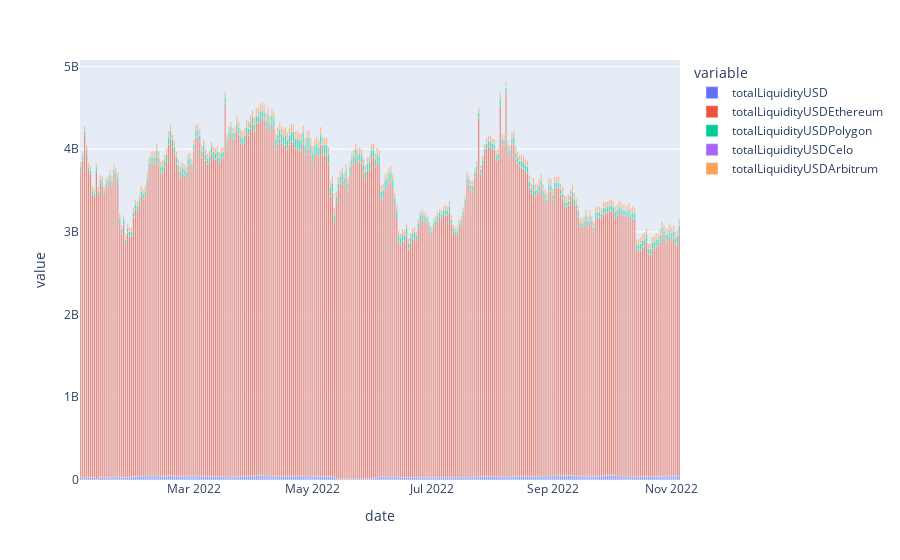

The notebook cell saved with this chart:
### Code cell
px.bar(df[df.date > '2022-01-01'], x='date', y=cols)

### Figure 1 — Plotly figure (JSON) as saved in the notebook; plotly's stock layout.template omitted (floating-point values rounded to 4 significant figures; data arrays with more than 128 entries replaced by an {"elided": "..."} marker saying what was removed)
{"data": [{"alignmentgroup": "True", "hovertemplate": "variable=totalLiquidityUSD<br>date=%{x}<br>value=%{y}<extra></extra>", "legendgroup": "totalLiquidityUSD", "marker": {"color": "#636efa", "pattern": {"shape": ""}}, "name": "totalLiquidityUSD", "offsetgroup": "totalLiquidityUSD", "orientation": "v", "showlegend": true, "textposition": "auto", "type": "bar", "x": {"elided": "308 str values"}, "xaxis": "x", "y": {"elided": "308 float values"}, "yaxis": "y"}, {"alignmentgroup": "True", "hovertemplate": "variable=totalLiquidityUSDEthereum<br>date=%{x}<br>value=%{y}<extra></extra>", "legendgroup": "totalLiquidityUSDEthereum", "marker": {"color": "#EF553B", "pattern": {"shape": ""}}, "name": "totalLiquidityUSDEthereum", "offsetgroup": "totalLiquidityUSDEthereum", "orientation": "v", "showlegend": true, "textposition": "auto", "type": "bar", "x": {"elided": "308 str values"}, "xaxis": "x", "y": {"elided": "308 float values"}, "yaxis": "y"}, {"alignmentgroup": "True", "hovertemplate": "variable=totalLiquidityUSDPolygon<br>date=%{x}<br>value=%{y}<extra></extra>", "legendgroup": "totalLiquidityUSDPolygon", "marker": {"color": "#00cc96", "pattern": {"shape": ""}}, "name": "totalLiquidityUSDPolygon", "offsetgroup": "totalLiquidityUSDPolygon", "orientation": "v", "showlegend": true, "textposition": "auto", "type": "bar", "x": {"elided": "308 str values"}, "xaxis": "x", "y": {"elided": "308 float values"}, "yaxis": "y"}, {"alignmentgroup": "True", "hovertemplate": "variable=totalLiquidityUSDCelo<br>date=%{x}<br>value=%{y}<extra></extra>", "legendgroup": "totalLiquidityUSDCelo", "marker": {"color": "#ab63fa", "pattern": {"shape": ""}}, "name": "totalLiquidityUSDCelo", "offsetgroup": "totalLiquidityUSDCelo", "orientation": "v", "showlegend": true, "textposition": "auto", "type": "bar", "x": {"elided": "308 str values"}, "xaxis": "x", "y": {"elided": "308 float values"}, "yaxis": "y"}, {"alignmentgroup": "True", "hovertemplate": "variable=totalLiquidityUSDArbitrum<br>date=%{x}<br>value=%{y}<extra></extra>", "legendgroup": "totalLiquidityUSDArbitrum", "marker": {"color": "#FFA15A", "pattern": {"shape": ""}}, "name": "totalLiquidityUSDArbitrum", "offsetgroup": "totalLiquidityUSDArbitrum", "orientation": "v", "showlegend": true, "textposition": "auto", "type": "bar", "x": {"elided": "308 str values"}, "xaxis": "x", "y": {"elided": "308 float values"}, "yaxis": "y"}], "layout": {"barmode": "relative", "legend": {"title": {"text": "variable"}, "tracegroupgap": 0}, "margin": {"t": 60}, "xaxis": {"anchor": "y", "domain": [0, 1], "title": {"text": "date"}}, "yaxis": {"anchor": "x", "domain": [0, 1], "title": {"text": "value"}}}}
